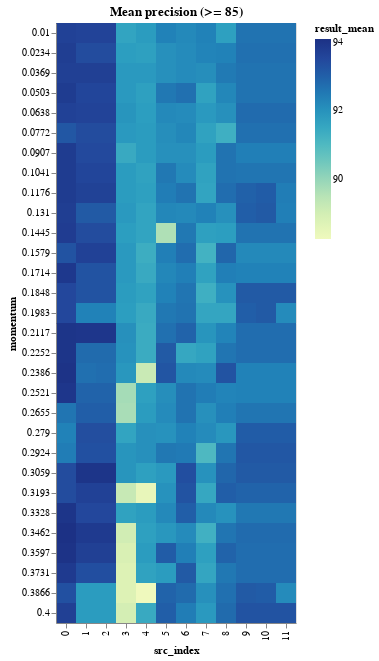

This figure's notebook cell:
### Code cell
range_momentum_results_df = momentum_results_df[
    momentum_results_df.result_mean >= DETAILED_VIEW_TRESHOLD
]

binified_momentum_heatmap(
    f"Mean precision (>= {DETAILED_VIEW_TRESHOLD})", range_momentum_results_df
)

### Figure 1 — Vega-Lite specification as saved in the notebook (floating-point values rounded to 4 significant figures; data arrays with more than 128 entries replaced by an {"elided": "..."} marker saying what was removed)
{"config": {"view": {"continuousWidth": 400, "continuousHeight": 300}}, "hconcat": [{"mark": "rect", "encoding": {"color": {"type": "quantitative", "field": "result_mean"}, "tooltip": [{"type": "quantitative", "field": "result_mean"}, {"type": "quantitative", "field": "result_std"}, {"type": "quantitative", "field": "neurons"}, {"type": "quantitative", "field": "layers"}, {"type": "quantitative", "field": "epochs"}, {"type": "quantitative", "field": "learning_rate"}, {"type": "quantitative", "field": "momentum"}, {"type": "quantitative", "field": "src_index"}], "x": {"type": "ordinal", "field": "src_index"}, "y": {"type": "ordinal", "field": "momentum"}}, "selection": {"selector012": {"type": "interval", "bind": "scales", "encodings": ["x", "y"]}}, "title": "Mean precision (>= 85)"}], "data": {"name": "data-f2b82384a5eac4149d696f76b1187798"}, "$schema": "https://vega.github.io/schema/vega-lite/v4.8.1.json", "datasets": {"data-f2b82384a5eac4149d696f76b1187798": {"elided": "360 records"}}}
